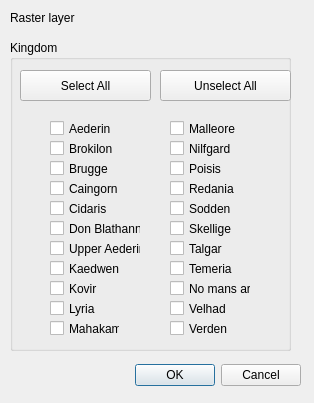
<?xml version="1.0" encoding="UTF-8"?>
<ui version="4.0">
 <class>Dialog</class>
 <widget class="QDialog" name="Dialog">
  <property name="geometry">
   <rect>
    <x>0</x>
    <y>0</y>
    <width>314</width>
    <height>403</height>
   </rect>
  </property>
  <property name="windowTitle">
   <string>Dialog</string>
  </property>
  <widget class="QDialogButtonBox" name="buttonBox">
   <property name="geometry">
    <rect>
     <x>-40</x>
     <y>360</y>
     <width>341</width>
     <height>30</height>
    </rect>
   </property>
   <property name="orientation">
    <enum>Qt::Horizontal</enum>
   </property>
   <property name="standardButtons">
    <set>QDialogButtonBox::Cancel|QDialogButtonBox::Ok</set>
   </property>
  </widget>
  <widget class="QLabel" name="label">
   <property name="geometry">
    <rect>
     <x>10</x>
     <y>10</y>
     <width>81</width>
     <height>16</height>
    </rect>
   </property>
   <property name="text">
    <string>Raster layer</string>
   </property>
  </widget>
  <widget class="QGroupBox" name="groupBox">
   <property name="geometry">
    <rect>
     <x>10</x>
     <y>40</y>
     <width>281</width>
     <height>311</height>
    </rect>
   </property>
   <property name="title">
    <string>Kingdom</string>
   </property>
   <widget class="QCheckBox" name="Aederin">
    <property name="geometry">
     <rect>
      <x>40</x>
      <y>80</y>
      <width>70</width>
      <height>17</height>
     </rect>
    </property>
    <property name="text">
     <string>Aederin</string>
    </property>
   </widget>
   <widget class="QCheckBox" name="Brokilon">
    <property name="geometry">
     <rect>
      <x>40</x>
      <y>100</y>
      <width>70</width>
      <height>17</height>
     </rect>
    </property>
    <property name="text">
     <string>Brokilon</string>
    </property>
   </widget>
   <widget class="QCheckBox" name="Brugge">
    <property name="geometry">
     <rect>
      <x>40</x>
      <y>120</y>
      <width>70</width>
      <height>17</height>
     </rect>
    </property>
    <property name="text">
     <string>Brugge</string>
    </property>
   </widget>
   <widget class="QCheckBox" name="Caingorn">
    <property name="geometry">
     <rect>
      <x>40</x>
      <y>140</y>
      <width>70</width>
      <height>17</height>
     </rect>
    </property>
    <property name="text">
     <string>Caingorn</string>
    </property>
   </widget>
   <widget class="QCheckBox" name="Cidaris">
    <property name="geometry">
     <rect>
      <x>40</x>
      <y>160</y>
      <width>70</width>
      <height>17</height>
     </rect>
    </property>
    <property name="text">
     <string>Cidaris</string>
    </property>
   </widget>
   <widget class="QCheckBox" name="Don_blathann">
    <property name="geometry">
     <rect>
      <x>40</x>
      <y>180</y>
      <width>91</width>
      <height>17</height>
     </rect>
    </property>
    <property name="text">
     <string>Don Blathann</string>
    </property>
   </widget>
   <widget class="QCheckBox" name="Upper_aederin">
    <property name="geometry">
     <rect>
      <x>40</x>
      <y>200</y>
      <width>91</width>
      <height>17</height>
     </rect>
    </property>
    <property name="text">
     <string>Upper Aederin</string>
    </property>
   </widget>
   <widget class="QCheckBox" name="Kaedwen">
    <property name="geometry">
     <rect>
      <x>40</x>
      <y>220</y>
      <width>70</width>
      <height>17</height>
     </rect>
    </property>
    <property name="text">
     <string>Kaedwen</string>
    </property>
   </widget>
   <widget class="QCheckBox" name="Kovir">
    <property name="geometry">
     <rect>
      <x>40</x>
      <y>240</y>
      <width>70</width>
      <height>17</height>
     </rect>
    </property>
    <property name="text">
     <string>Kovir</string>
    </property>
   </widget>
   <widget class="QCheckBox" name="Lyria">
    <property name="geometry">
     <rect>
      <x>40</x>
      <y>260</y>
      <width>70</width>
      <height>17</height>
     </rect>
    </property>
    <property name="text">
     <string>Lyria</string>
    </property>
   </widget>
   <widget class="QCheckBox" name="Mahakam">
    <property name="geometry">
     <rect>
      <x>40</x>
      <y>280</y>
      <width>70</width>
      <height>17</height>
     </rect>
    </property>
    <property name="text">
     <string>Mahakam</string>
    </property>
   </widget>
   <widget class="QPushButton" name="select_all">
    <property name="geometry">
     <rect>
      <x>10</x>
      <y>30</y>
      <width>131</width>
      <height>31</height>
     </rect>
    </property>
    <property name="text">
     <string>Select All</string>
    </property>
   </widget>
   <widget class="QPushButton" name="unselect_all">
    <property name="geometry">
     <rect>
      <x>150</x>
      <y>30</y>
      <width>131</width>
      <height>31</height>
     </rect>
    </property>
    <property name="text">
     <string>Unselect All</string>
    </property>
   </widget>
   <widget class="QCheckBox" name="Verden">
    <property name="geometry">
     <rect>
      <x>160</x>
      <y>280</y>
      <width>70</width>
      <height>17</height>
     </rect>
    </property>
    <property name="text">
     <string>Verden</string>
    </property>
   </widget>
   <widget class="QCheckBox" name="Talgar">
    <property name="geometry">
     <rect>
      <x>160</x>
      <y>200</y>
      <width>70</width>
      <height>17</height>
     </rect>
    </property>
    <property name="text">
     <string>Talgar</string>
    </property>
   </widget>
   <widget class="QCheckBox" name="Velhad">
    <property name="geometry">
     <rect>
      <x>160</x>
      <y>260</y>
      <width>70</width>
      <height>17</height>
     </rect>
    </property>
    <property name="text">
     <string>Velhad</string>
    </property>
   </widget>
   <widget class="QCheckBox" name="Malleore">
    <property name="geometry">
     <rect>
      <x>160</x>
      <y>80</y>
      <width>70</width>
      <height>17</height>
     </rect>
    </property>
    <property name="text">
     <string>Malleore</string>
    </property>
   </widget>
   <widget class="QCheckBox" name="Temeria">
    <property name="geometry">
     <rect>
      <x>160</x>
      <y>220</y>
      <width>70</width>
      <height>17</height>
     </rect>
    </property>
    <property name="text">
     <string>Temeria</string>
    </property>
   </widget>
   <widget class="QCheckBox" name="Nilfgard">
    <property name="geometry">
     <rect>
      <x>160</x>
      <y>100</y>
      <width>70</width>
      <height>17</height>
     </rect>
    </property>
    <property name="text">
     <string>Nilfgard</string>
    </property>
   </widget>
   <widget class="QCheckBox" name="Sodden">
    <property name="geometry">
     <rect>
      <x>160</x>
      <y>160</y>
      <width>70</width>
      <height>17</height>
     </rect>
    </property>
    <property name="text">
     <string>Sodden</string>
    </property>
   </widget>
   <widget class="QCheckBox" name="Redania">
    <property name="geometry">
     <rect>
      <x>160</x>
      <y>140</y>
      <width>70</width>
      <height>17</height>
     </rect>
    </property>
    <property name="text">
     <string>Redania</string>
    </property>
   </widget>
   <widget class="QCheckBox" name="Skellige">
    <property name="geometry">
     <rect>
      <x>160</x>
      <y>180</y>
      <width>70</width>
      <height>17</height>
     </rect>
    </property>
    <property name="text">
     <string>Skellige</string>
    </property>
   </widget>
   <widget class="QCheckBox" name="Area">
    <property name="geometry">
     <rect>
      <x>160</x>
      <y>240</y>
      <width>81</width>
      <height>17</height>
     </rect>
    </property>
    <property name="text">
     <string>No mans area</string>
    </property>
   </widget>
   <widget class="QCheckBox" name="Poisis">
    <property name="geometry">
     <rect>
      <x>160</x>
      <y>120</y>
      <width>70</width>
      <height>17</height>
     </rect>
    </property>
    <property name="text">
     <string>Poisis</string>
    </property>
   </widget>
  </widget>
 </widget>
 <resources/>
 <connections>
  <connection>
   <sender>buttonBox</sender>
   <signal>accepted()</signal>
   <receiver>Dialog</receiver>
   <slot>accept()</slot>
   <hints>
    <hint type="sourcelabel">
     <x>248</x>
     <y>254</y>
    </hint>
    <hint type="destinationlabel">
     <x>157</x>
     <y>274</y>
    </hint>
   </hints>
  </connection>
  <connection>
   <sender>buttonBox</sender>
   <signal>rejected()</signal>
   <receiver>Dialog</receiver>
   <slot>reject()</slot>
   <hints>
    <hint type="sourcelabel">
     <x>316</x>
     <y>260</y>
    </hint>
    <hint type="destinationlabel">
     <x>286</x>
     <y>274</y>
    </hint>
   </hints>
  </connection>
 </connections>
</ui>
